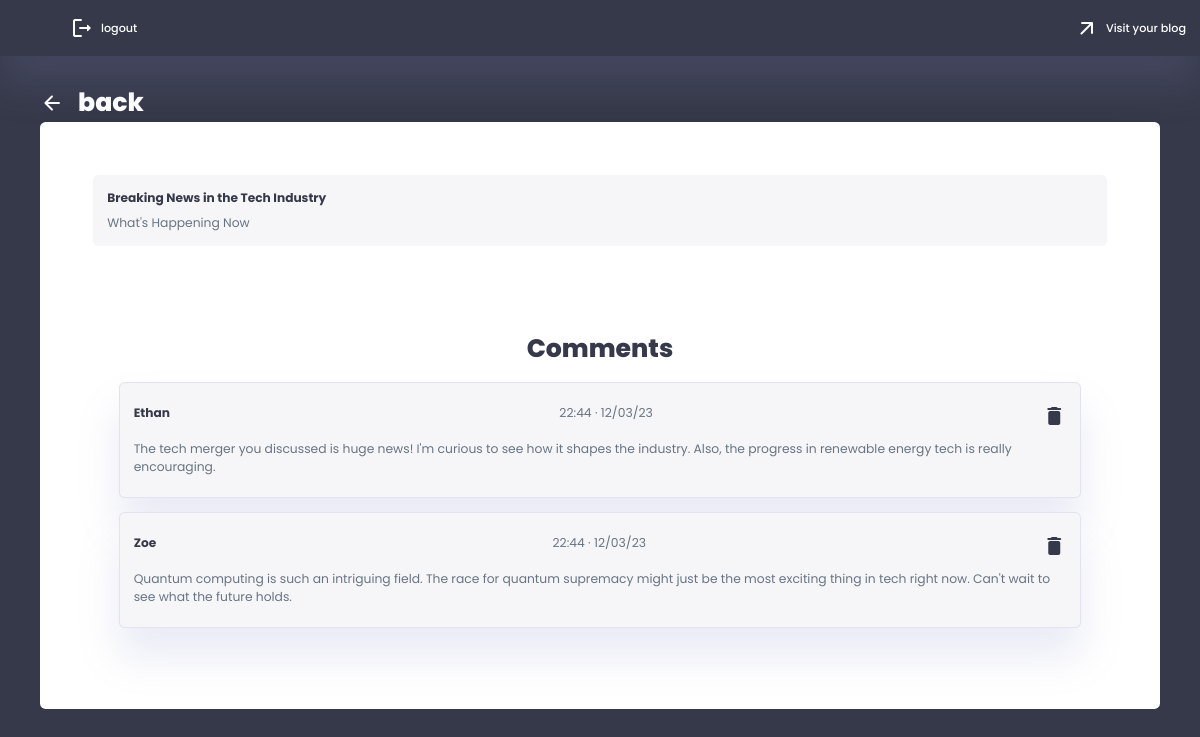
Screenshot of /auth/post_comments/5 (signed in) with the database file from the repository.
### app/models/post.py (models this page shows)
class Post(db.Model):
    __tablename__ = 'post'
    id = db.Column(db.Integer, primary_key=True)
    blog_id = db.Column(db.Integer, db.ForeignKey('blog.id'), nullable=False)
    title = db.Column(db.String(100), nullable=False)
    subtitle = db.Column(db.String(150), nullable=True)
    body = db.Column(db.Text, nullable=False)
    post_pic = db.Column(db.String(20), nullable=True)
    views = db.Column(db.Integer, default=0)
    created_at = db.Column(db.DateTime, nullable=False, default=datetime.utcnow)
    blog = relationship('Blog', back_populates='posts')
    subjects = db.relationship('Subject', secondary='post_subject_association', back_populates='posts')
    comments = db.relationship('Comment', back_populates='post', cascade="all, delete-orphan")

### app/models/comment.py (models this page shows)
class Comment(db.Model):
    id = db.Column(db.Integer, primary_key=True)
    post_id = db.Column(db.Integer, db.ForeignKey('post.id'), nullable=False)
    blog_id = db.Column(db.Integer, db.ForeignKey('blog.id'))
    name = db.Column(db.String(100), nullable=False)
    body = db.Column(db.Text, nullable=False)
    created_at = db.Column(db.DateTime, nullable=False, default=datetime.utcnow)
    post = db.relationship('Post', back_populates='comments')
    blog = db.relationship('Blog', back_populates='comments')

### app/routes/auth_routes.py (the view)
@auth_routes.route('/post_comments/<int:post_id>')
@login_required
def post_comments(post_id):
    post = Post.query.get_or_404(post_id)
    comments = Comment.query.filter_by(post_id=post_id, blog_id=current_user.id).all()
    return render_template('auth/post_comments.html', current_user=current_user, post=post, comments=comments)

### app/__init__.py (called while the page is built)
@login_manager.user_loader
def load_user(blog_id):
    return Blog.query.get(int(blog_id))

### app/routes/auth_routes.py (called while the page is built)
@auth_routes.before_request
def before_request():
    g.csrf_token = generate_csrf()  # from flask import g

### app/templates/auth/post_comments.html
{% extends 'admin_base.html' %}
{% block admin %}
<a class="dashboard_title" href="{{ url_for('auth.admin_dashboard') }}">
    <span class="material-icons-round">arrow_back</span>
    <h1>back</h1>
</a>
<div class="admin_panel">
    <div class="comment_post_title">
        <a href="{{url_for('blog.view_post', user_subdomain=current_user.subdomain, post_id=post.id)}}" target="_blank">
            <h3>{{post.title}}</h3>
            <p> {{post.subtitle}} </p>
        </a>
    </div>
    <div class="pre_posts">
        <h1>Comments</h1>
            {% if comments %}
            {% for comment in comments %}
            <div class="pre_tab">
            <div class="post_comments_control">
                <div class="comment-title">
                    <h3>{{comment.name}}</h3>
                    <p>{{comment.created_at.strftime('%H:%M · %D')}}</p>
                    <h3><a href="{{url_for('auth.delete_comment', post_id=post.id, comment_id=comment.id)}}"><span class="material-icons-round">delete</span></a></h3>
                </div>
                <p>{{comment.body}}</p>
            </div>
            </div>
            {% endfor %}
            {% endif %}
    </div>
</div>
{% endblock %}

### app/static/css/root.css (style rules this page uses)
:root { --color-primary: #6C9BCF; --color-danger: #FF0060; --color-success: #1B9C85; --color-warning: #F7D060; --color-white: #fff; --color-info-dark: #7d8da1; --color-dark: #363949; --color-light: rgba(132, 139, 200, 0.18); --color-dark-variant: #677483; --color-background: #f6f6f9; --card-border-radius: 2rem; --border-radius-1: 0.4rem; --border-radius-2: 1.2rem; --card-padding: 1.8rem; --padding-1: 1.2rem; --box-shadow: 0 2rem 3rem var(--color-light); --box-shadow-dark: 0 2rem 3rem rgba(23, 26, 13, 0.3); --inner-shadow: inset 0.1rem 0.1rem 0.5rem var(--color-light); --transition-1: all 0.3s ease; --clr-wheat: #E9D985; --clr-mint: #BCD8C1; --clr-tqz: #439A86; --clr-dark-tqz: #007991; --clr-navy: #222E50; --clr-purple: #8a2be2; --clr-blue: #73C2FB; --clr-black: #000; }
* { margin: 0; padding: 0; outline: 0; appearance: 0; border: 0; text-decoration: none; box-sizing: border-box; }
html { font-size: 14px; }
body { width: 100vw; height: 100vh; font-family: 'Poppins', sans-serif; font-size: 0.88rem; user-select: none; overflow-x: hidden; color: var(--color-dark); background-color: var(--color-background); }
a { color: var(--color-dark); }
h1 { font-weight: 800; font-size: 1.8rem; }
h3 { font-weight: 500; font-size: 0.87rem; }
p { color: var(--color-dark-variant); }

### app/static/css/admin.css (style rules this page uses)
.admin_sec .dashboard_title { display: flex; flex-direction: row; align-items: center; gap: 1rem; color: var(--color-white); }
.admin_sec .admin_panel { display: flex; flex-direction: column; width: 100%; min-height: 30rem; padding: var(--card-padding); color: var(--color-dark); background-color: var(--color-white); box-shadow: var(--box-shadow-dark); border-radius: var(--border-radius-1); transition: var(--transition-1); }
.pre_posts { display: flex; flex-direction: column; align-items: center; justify-content: center; align-items: center; gap: 1rem; width: 100%; margin: 4rem 0; }
.pre_posts .pre_tab { display: flex; flex-direction: column; gap: 1rem; width: 90%; padding: 1rem; background-color: var(--color-background); box-shadow: var(--box-shadow); transition: var(--transition-1); border-radius: var(--border-radius-1); border: 1px solid var(--color-light); }
.comment_post_title a { display: flex; flex-direction: column; gap: 0.5rem; padding: 1rem; margin: 2rem; border-radius: var(--border-radius-1); background-color: var(--color-background); }
.comment_post_title a h3 { font-weight: bold; }
.post_comments_control { display: flex; flex-direction: column; gap: 0.5rem; width: 100%; margin: 0.5rem 0; }
.post_comments_control h3 { font-weight: bold; }
.post_comments_control .comment-title { display: flex; flex-direction: row; justify-content: space-between; }

### rows the page displays
Post: title "Breaking News in the Tech Industry", subtitle "What's Happening Now"
Comment: name "Ethan", created_at "22:44 · 12/03/23", body "The tech merger you discussed is huge news! I'm curious to see how it shapes the industry. Also, the progress in renewable energy tech is really encouraging."
Comment: name "Zoe", created_at "22:44 · 12/03/23", body "Quantum computing is such an intriguing field. The race for quantum supremacy might just be the most exciting thing in tech right now. Can't wait to see what the future holds."
